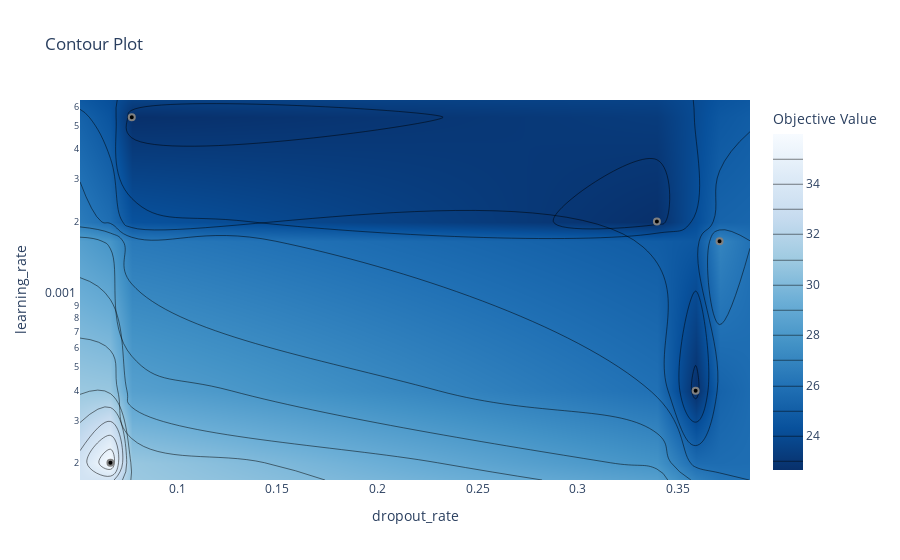

The cell this chart's notebook holds for it:
### Code cell
# plot the estimated accuracy surface over hyperparameters:
fig = optuna.visualization.plot_contour(study3, params=['learning_rate', 'dropout_rate'])
fig.show()

### Figure 1 — Plotly figure (JSON) as saved in the notebook; plotly's stock layout.template omitted (floating-point values rounded to 4 significant figures)
{"data": [{"colorbar": {"title": {"text": "Objective Value"}}, "colorscale": [[0, "rgb(247,251,255)"], [0.125, "rgb(222,235,247)"], [0.25, "rgb(198,219,239)"], [0.375, "rgb(158,202,225)"], [0.5, "rgb(107,174,214)"], [0.625, "rgb(66,146,198)"], [0.75, "rgb(33,113,181)"], [0.875, "rgb(8,81,156)"], [1, "rgb(8,48,107)"]], "connectgaps": true, "contours": {"coloring": "heatmap"}, "hoverinfo": "none", "line": {"smoothing": 1.3}, "reversescale": true, "type": "contour", "x": [0.05156, 0.06676, 0.07741, 0.3395, 0.3588, 0.3707, 0.3859], "y": [0.0001703, 0.0002008, 0.0003987, 0.00166, 0.002004, 0.005416, 0.006387], "z": [[null, null, null, null, null, null, null], [null, 35.97, null, null, null, null, null], [null, null, null, null, 22.66, null, null], [null, null, null, null, null, 26.93, null], [null, null, null, 22.66, null, null, null], [null, null, 22.66, null, null, null, null], [null, null, null, null, null, null, null]]}, {"marker": {"color": "black", "line": {"color": "Grey", "width": 2}}, "mode": "markers", "showlegend": false, "type": "scatter", "x": [0.3395, 0.06676, 0.3588, 0.3707, 0.07741], "y": [0.002004, 0.0002008, 0.0003987, 0.00166, 0.005416]}], "layout": {"title": {"text": "Contour Plot"}, "xaxis": {"range": [0.05156, 0.3859], "title": {"text": "dropout_rate"}}, "yaxis": {"range": [-3.769, -2.195], "title": {"text": "learning_rate"}, "type": "log"}}}
